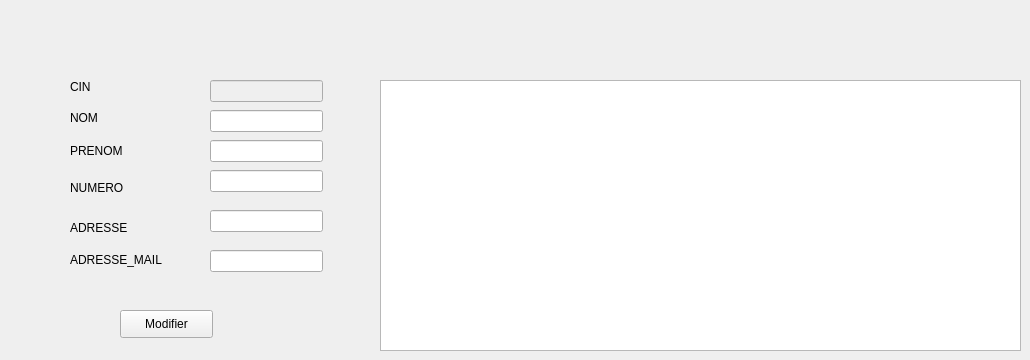
           <widget class="QWidget" name="tab_28">
            <attribute name="title">
             <string>Modifier un client</string>
            </attribute>
            <widget class="QLineEdit" name="lineEdit_NOM">
             <property name="geometry">
              <rect>
               <x>210</x>
               <y>110</y>
               <width>113</width>
               <height>22</height>
              </rect>
             </property>
            </widget>
            <widget class="QLabel" name="label_53">
             <property name="geometry">
              <rect>
               <x>70</x>
               <y>110</y>
               <width>56</width>
               <height>16</height>
              </rect>
             </property>
             <property name="text">
              <string>NOM</string>
             </property>
            </widget>
            <widget class="QLabel" name="label_56">
             <property name="geometry">
              <rect>
               <x>70</x>
               <y>140</y>
               <width>56</width>
               <height>21</height>
              </rect>
             </property>
             <property name="text">
              <string>PRENOM</string>
             </property>
            </widget>
            <widget class="QLineEdit" name="lineEdit_PR">
             <property name="geometry">
              <rect>
               <x>210</x>
               <y>140</y>
               <width>113</width>
               <height>22</height>
              </rect>
             </property>
            </widget>
            <widget class="QLineEdit" name="lineEdit_NUM">
             <property name="geometry">
              <rect>
               <x>210</x>
               <y>170</y>
               <width>113</width>
               <height>22</height>
              </rect>
             </property>
            </widget>
            <widget class="QLineEdit" name="lineEdit_AD">
             <property name="geometry">
              <rect>
               <x>210</x>
               <y>210</y>
               <width>113</width>
               <height>22</height>
              </rect>
             </property>
            </widget>
            <widget class="QLineEdit" name="lineEdit_AM">
             <property name="geometry">
              <rect>
               <x>210</x>
               <y>250</y>
               <width>113</width>
               <height>22</height>
              </rect>
             </property>
            </widget>
            <widget class="QLabel" name="label_58">
             <property name="geometry">
              <rect>
               <x>70</x>
               <y>180</y>
               <width>56</width>
               <height>16</height>
              </rect>
             </property>
             <property name="text">
              <string>NUMERO</string>
             </property>
            </widget>
            <widget class="QLabel" name="label_60">
             <property name="geometry">
              <rect>
               <x>70</x>
               <y>220</y>
               <width>91</width>
               <height>16</height>
              </rect>
             </property>
             <property name="text">
              <string>ADRESSE</string>
             </property>
            </widget>
            <widget class="QLabel" name="label_61">
             <property name="geometry">
              <rect>
               <x>70</x>
               <y>250</y>
               <width>101</width>
               <height>20</height>
              </rect>
             </property>
             <property name="text">
              <string>ADRESSE_MAIL</string>
             </property>
            </widget>
            <widget class="QTableView" name="tab_Client_modif">
             <property name="geometry">
              <rect>
               <x>380</x>
               <y>80</y>
               <width>641</width>
               <height>271</height>
              </rect>
             </property>
            </widget>
            <widget class="QPushButton" name="pushButton_14">
             <property name="geometry">
              <rect>
               <x>120</x>
               <y>310</y>
               <width>93</width>
               <height>28</height>
              </rect>
             </property>
             <property name="text">
              <string>Modifier</string>
             </property>
            </widget>
            <widget class="QLabel" name="label_62">
             <property name="geometry">
              <rect>
               <x>70</x>
               <y>80</y>
               <width>47</width>
               <height>13</height>
              </rect>
             </property>
             <property name="text">
              <string>CIN</string>
             </property>
            </widget>
            <widget class="QLineEdit" name="lineEdit_CIN">
             <property name="enabled">
              <bool>false</bool>
             </property>
             <property name="geometry">
              <rect>
               <x>210</x>
               <y>80</y>
               <width>113</width>
               <height>22</height>
              </rect>
             </property>
             <property name="styleSheet">
              <string notr="true">border-color: rgb(0, 0, 0);</string>
             </property>
            </widget>
           </widget>
